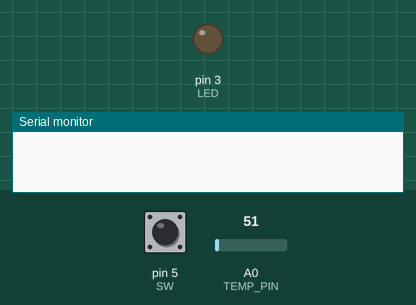
A sketch run on a simulated Arduino Uno, built with avr-gcc and run on an emulated ATmega328P. Parts: output pins drawn as LEDs (lit = HIGH), the last lines printed to the serial monitor. The inputs (shaded band) are chosen by the test bench; at power-on: pin 5 (SW) LOW, A0 (TEMP_PIN) = 51.

Above: at 1.2 s.
1.3 s: pin 5 (SW) pulled HIGH for 0.15 s
At 3.1 s:
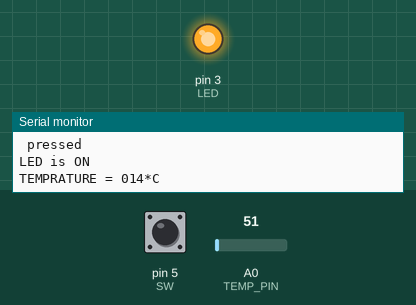
Timing chart, 0 to 4.6 s (numbered marks = the images above; inputs shaded):
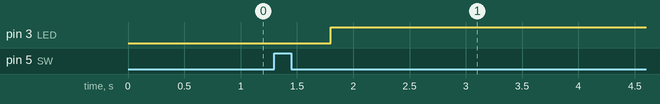

The sketch:

interview_test.ino
```cpp
int LED=3; // define pin 3 on Arduino as " LED "
int SW=5; // define pin 5 on Arduino as " SW "
int TEMP_PIN=A0; //define pin A0 on Arduino as "TEMP_PIN"
int temp; // value of the analog read
int tempC; // value of C degree
int flag=0;
int Time=0; //the difference between the currenty time and previous time
long int CurrentlyTime=0,PrevTime=0;//2 variables for the time before and after printing the temp on serial monitor
void setup()
{
pinMode(LED,OUTPUT); // setting pin 3 as output
pinMode(SW,INPUT); // setting pin 5 as input
pinMode(TEMP_PIN,INPUT); // setting pin A0 as analog input
Serial.begin(9600); // adjust the speed of communication between PC and Arduino
}

void loop() {
 SW=digitalRead(5); // reading from the input pin
 if (SW==1 && flag == 0) //assuming pull up resistor is using
 {
digitalWrite(LED,LOW); // LED is OFF
Serial.println(" unpressed ");
Serial.println("LED is OFF");
flag=1;
delay(500); //delay 500ms
 }
  if (SW==0 && flag == 1) //assuming pull up resistor is using
 {
 digitalWrite(LED,HIGH); //LED is ON
Serial.println (" pressed ");
Serial.println("LED is ON");
flag=0;
delay(500); //delay 500ms
 }
 CurrentlyTime=millis();
 Time=CurrentlyTime-PrevTime;
 if (Time>=3000){ //checking Temp every 3 Sec
Temp();
Time=0;
PrevTime=CurrentlyTime;
}}
void Temp(){
temp = analogRead(TEMP_PIN);//reading the signal from the sensor on pin A0
tempC = temp *((5000/10)/1024);// 5000mV divided by 10 ( 10mV for each C degree ) then the total divided by 1024 (it's the digital value which can the Arduino read on analog pins )
Serial.print("TEMPRATURE = ");
Serial.print(tempC);
Serial.print(TEMP_PIN);
Serial.println("*C");
}
```

Measured:
- after the input at 1.3 s, pin 3 (LED): LOW → HIGH after 0.50 s
